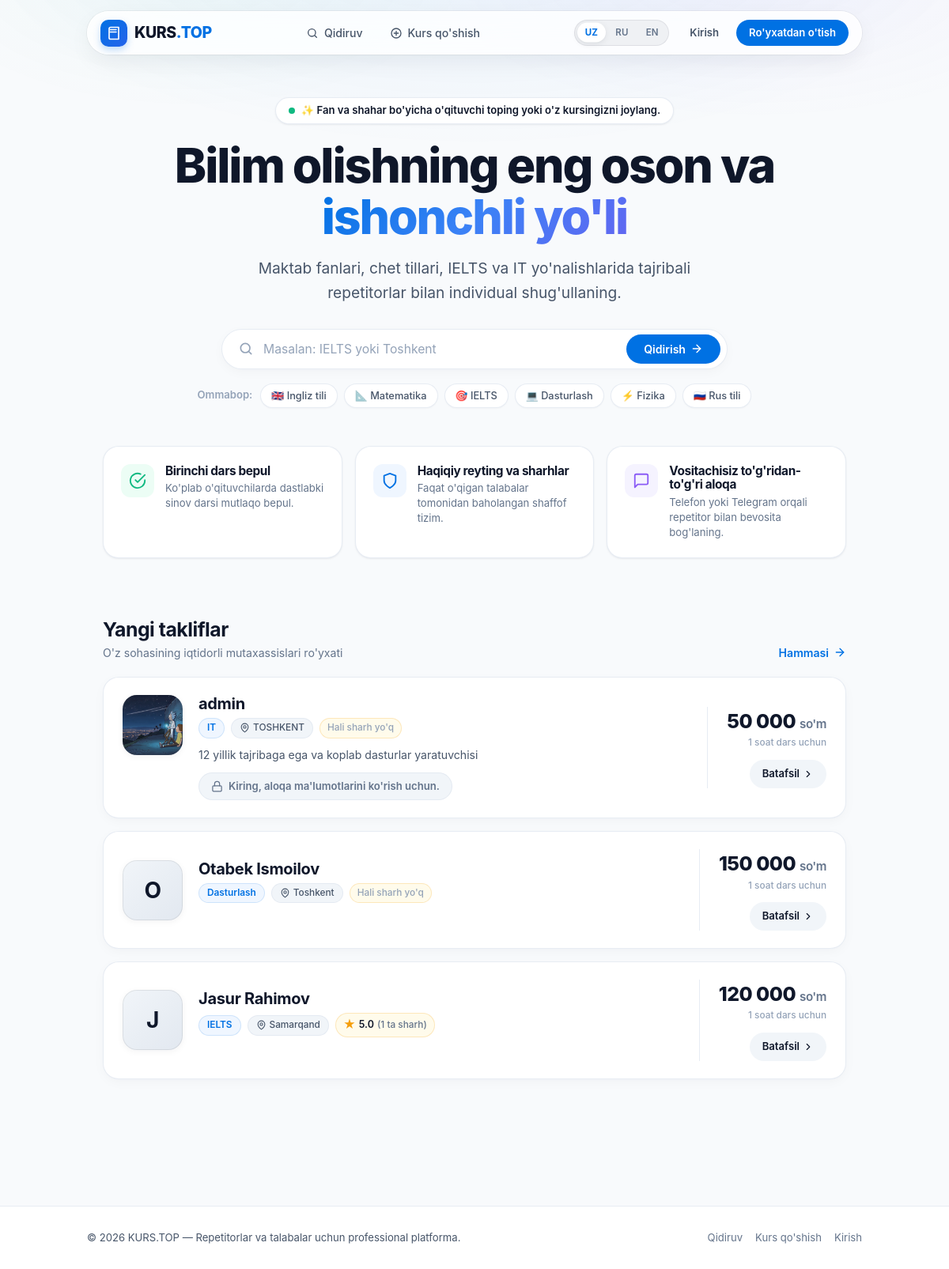
The page / on the database its author committed.
### tables this page shows
CREATE TABLE tutors (
            id INTEGER PRIMARY KEY AUTOINCREMENT,
            ism TEXT NOT NULL,
            fan TEXT NOT NULL,
            shahar TEXT NOT NULL,
            narx INTEGER NOT NULL
        , user_id INTEGER, telefon TEXT, tavsif TEXT, rasm TEXT, telegram TEXT, bepul_dars INTEGER DEFAULT 0, korishlar INTEGER DEFAULT 0);

### app.py (the view)
@app.route("/")
def bosh():
    con = db()
    tutors = con.execute(REYTING_SQL + " ORDER BY t.id DESC LIMIT 3").fetchall()
    con.close()
    return render_template("bosh.html", tutors=tutors)

### app.py (called while the page is built)
def joriy_til():
    til_kodi = session.get("lang")
    return til_kodi if til_kodi in ("ru", "en") else "uz"

def tr(key, **kw):
    juft = TR.get(key)
    if juft is None:
        return key
    matn = juft[TILLAR.index(joriy_til())]
    return matn.format(**kw) if kw else matn

def db():
    con = sqlite3.connect(DB)
    con.row_factory = sqlite3.Row
    return con

def csrf_token():
    if "csrf" not in session:
        session["csrf"] = secrets.token_hex(16)
    return session["csrf"]

def is_admin():
    return session.get("login") in ADMINLAR

@app.before_request
def csrf_himoya():
    if request.method == "POST" and not csrf_ok():
        return tr("csrf_xato"), 400

@app.context_processor
def umumiy():
    return dict(
        user=session.get("user_ism"),
        user_id=session.get("user_id"),
        admin=is_admin(),
        csrf=csrf_token(),
        tr=tr,
        lang=joriy_til(),
        static_version=STATIC_VERSION,
    )

### templates/bosh.html (shortened to what this page needs)
{% extends "base.html" %}
{% block content %}
<section class="hero-section">
  <div class="hero-content">
    <div class="hero-badge">
      <span class="badge-pulse"></span>
      <span class="badge-text">✨ {{ tr('bosh_p') }}</span>
    </div>
    <h1 class="hero-title">
      Bilim olishning eng oson va <span class="gradient-text">ishonchli yo'li</span>
    </h1>
    <p class="hero-subtitle">
      Maktab fanlari, chet tillari, IELTS va IT yo'nalishlarida tajribali repetitorlar bilan individual shug'ullaning.
    </p>
    <form class="hero-search-box" action="/qidiruv" method="get">
      <div class="search-input-group">
        <svg class="search-svg" viewBox="0 0 24 24" fill="none" stroke="currentColor" stroke-width="2" stroke-linecap="round" stroke-linejoin="round">
          <circle cx="11" cy="11" r="7"/><path d="m20 20-3.5-3.5"/>
        </svg>
        <input type="text" name="q" placeholder="{{ tr('qid_ph') }}" autocomplete="off">
      </div>
      <button type="submit" class="hero-search-btn">
        <span>{{ tr('qidirish') }}</span>
        <svg viewBox="0 0 24 24" fill="none" stroke="currentColor" stroke-width="2" stroke-linecap="round" stroke-linejoin="round"><path d="M5 12h14"/><path d="m12 5 7 7-7 7"/></svg>
      </button>
    </form>
    <div class="quick-category-chips">
      <span class="chips-label">Ommabop:</span>
      <a href="/qidiruv?q=Ingliz+tili" class="chip">🇬🇧 Ingliz tili</a>
      <a href="/qidiruv?q=Matematika" class="chip">📐 Matematika</a>
      <a href="/qidiruv?q=IELTS" class="chip">🎯 IELTS</a>
      <a href="/qidiruv?q=Dasturlash" class="chip">💻 Dasturlash</a>
      <a href="/qidiruv?q=Fizika" class="chip">⚡ Fizika</a>
      <a href="/qidiruv?q=Rus+tili" class="chip">🇷🇺 Rus tili</a>
    </div>
  </div>
  <div class="hero-features-grid">
    <div class="feature-card">
      <div class="feature-icon icon-emerald">
        <svg viewBox="0 0 24 24" fill="none" stroke="currentColor" stroke-width="2" stroke-linecap="round" stroke-linejoin="round"><path d="M22 11.08V12a10 10 0 1 1-5.93-9.14"/><polyline points="22 4 12 14.01 9 11.01"/></svg>
      </div>
      <div class="feature-text">
        <h3>{{ tr('bepul_dars') }}</h3>
        <p>Ko'plab o'qituvchilarda dastlabki sinov darsi mutlaqo bepul.</p>
      </div>
    </div>
    <div class="feature-card">
      <div class="feature-icon icon-blue">
        <svg viewBox="0 0 24 24" fill="none" stroke="currentColor" stroke-width="2" stroke-linecap="round" stroke-linejoin="round"><path d="M12 22s8-4 8-10V5l-8-3-8 3v7c0 6 8 10 8 10z"/></svg>
      </div>
      <div class="feature-text">
        <h3>Haqiqiy reyting va sharhlar</h3>
        <p>Faqat o'qigan talabalar tomonidan baholangan shaffof tizim.</p>
      </div>
    </div>
    <div class="feature-card">
      <div class="feature-icon icon-purple">
        <svg viewBox="0 0 24 24" fill="none" stroke="currentColor" stroke-width="2" stroke-linecap="round" stroke-linejoin="round"><path d="M21 15a2 2 0 0 1-2 2H7l-4 4V5a2 2 0 0 1 2-2h14a2 2 0 0 1 2 2z"/></svg>
      </div>
      <div class="feature-text">
        <h3>Vositachisiz to'g'ridan-to'g'ri aloqa</h3>
        <p>Telefon yoki Telegram orqali repetitor bilan bevosita bog'laning.</p>
      </div>
    </div>
  </div>
</section>
<section class="tutors-section">
  <div class="section-header">
    <div>
      <h2 class="section-title">{{ tr('yangi_takliflar') }}</h2>
      <p class="section-sub">O'z sohasining iqtidorli mutaxassislari ro'yxati</p>
    </div>
    <a href="/qidiruv" class="link-arrow">
      <span>{{ tr('hammasi') }}</span>
      <svg viewBox="0 0 24 24" fill="none" stroke="currentColor" stroke-width="2" stroke-linecap="round" stroke-linejoin="round"><path d="M5 12h14"/><path d="m12 5 7 7-7 7"/></svg>
    </a>
  </div>
  <div class="cards-stack">
    {% for t in tutors %}
      {% include "karta.html" %}
    {% endfor %}
  </div>
</section>
{% endblock %}

### templates/karta.html (shortened to what this page needs)
<article class="apple-card">
  <div class="card-main">
    <a href="/repetitor/{{ t.id }}" class="avatar-wrap" aria-label="{{ t.ism }}">
      {% if t.rasm %}
        <img class="avatar-img" src="/static/uploads/{{ t.rasm }}" alt="{{ t.ism }}" loading="lazy">
      {% else %}
        <div class="avatar-fallback">{{ t.ism[:1]|upper }}</div>
      {% endif %}
    </a>
    <div class="card-body">
      <div class="card-header-line">
        <h3 class="tutor-name">
          <a href="/repetitor/{{ t.id }}">{{ t.ism }}</a>
        </h3>
      </div>
      <div class="badges-row">
        <span class="badge-subject">{{ t.fan }}</span>
        <span class="badge-city">
          <svg viewBox="0 0 24 24" fill="none" stroke="currentColor" stroke-width="2" stroke-linecap="round" stroke-linejoin="round"><path d="M20 10c0 6-8 12-8 12s-8-6-8-12a8 8 0 0 1 16 0Z"/><circle cx="12" cy="10" r="3"/></svg>
          {{ t.shahar }}
        </span>
        <div class="rating-badge">
          {% if t.sharh_soni %}
            <span class="star-icon">★</span>
            <span class="rating-val">{{ t.reyting }}</span>
            <span class="rating-count">({{ tr('sharh_n', n=t.sharh_soni) }})</span>
          {% else %}
            <span class="no-rating">{{ tr('hali_sharh_yoq') }}</span>
          {% endif %}
        </div>
      </div>
      {% if t.tavsif %}
        <p class="tutor-bio">{{ t.tavsif[:130] }}{% if t.tavsif|length > 130 %}...{% endif %}</p>
      {% endif %}
      {% if t.telefon or t.telegram %}
        <div class="card-contacts">
          {% if user %}
            {% if t.telefon %}
              <a class="btn-contact btn-phone" href="tel:{{ t.telefon }}">
                <svg viewBox="0 0 24 24" fill="none" stroke="currentColor" stroke-width="2" stroke-linecap="round" stroke-linejoin="round"><path d="M22 16.92v3a2 2 0 0 1-2.18 2 19.79 19.79 0 0 1-8.63-3.07 19.5 19.5 0 0 1-6-6 19.79 19.79 0 0 1-3.07-8.67A2 2 0 0 1 4.11 2h3a2 2 0 0 1 2 1.72 12.84 12.84 0 0 0 .7 2.81 2 2 0 0 1-.45 2.11L8.09 9.91a16 16 0 0 0 6 6l1.27-1.27a2 2 0 0 1 2.11-.45 12.84 12.84 0 0 0 2.81.7A2 2 0 0 1 22 16.92z"/></svg>
                <span>{{ t.telefon[:4] }} {{ t.telefon[4:6] }} {{ t.telefon[6:9] }} {{ t.telefon[9:11] }} {{ t.telefon[11:] }}</span>
              </a>
            {% endif %}
            {% if t.telegram %}
              <a class="btn-contact btn-tg" href="https://t.me/{{ t.telegram }}" target="_blank" rel="noopener">
                <svg viewBox="0 0 24 24" fill="currentColor"><path d="M12 2C6.48 2 2 6.48 2 12s4.48 10 10 10 10-4.48 10-10S17.52 2 12 2zm4.64 6.8c-.15 1.58-.8 5.42-1.13 7.19-.14.75-.42 1-.68 1.03-.58.05-1.02-.38-1.58-.75-.88-.58-1.38-.94-2.23-1.5-.99-.65-.35-1.01.22-1.59.15-.15 2.71-2.48 2.76-2.69a.2.2 0 00-.05-.18c-.06-.05-.14-.03-.21-.02-.09.02-1.49.95-4.22 2.79-.4.27-.76.41-1.08.4-.36-.01-1.04-.2-1.55-.37-.63-.2-1.12-.31-1.08-.66.02-.18.27-.36.75-.55 2.92-1.27 4.86-2.11 5.83-2.52 2.78-1.16 3.35-1.36 3.73-1.36.08 0 .27.02.39.12.1.08.13.19.14.27-.01.06.01.24 0 .38z"/></svg>
                <span>Telegram</span>
              </a>
            {% endif %}
          {% else %}
            <a href="/kirish" class="btn-contact btn-locked">
              <svg viewBox="0 0 24 24" fill="none" stroke="currentColor" stroke-width="2" stroke-linecap="round" stroke-linejoin="round"><rect x="3" y="11" width="18" height="11" rx="2" ry="2"/><path d="M7 11V7a5 5 0 0 1 10 0v4"/></svg>
              <span>{{ tr('kiring') }}{{ tr('aloqa_korish') }}</span>
            </a>
          {% endif %}
        </div>
      {% endif %}
    </div>
  </div>
  <div class="card-side">
    <div class="price-container">
      <div class="price-amount">{{ '{:,}'.format(t.narx).replace(',', ' ') }} <span class="currency">{{ tr('som') }}</span></div>
      <div class="price-label">{{ tr('soat') }} dars uchun</div>
    </div>
    <a href="/repetitor/{{ t.id }}" class="btn-view-details">
      <span>Batafsil</span>
      <svg viewBox="0 0 24 24" fill="none" stroke="currentColor" stroke-width="2" stroke-linecap="round" stroke-linejoin="round"><path d="m9 18 6-6-6-6"/></svg>
    </a>
  </div>
</article>

### rows shown on the page
tutors: rasm (picture), ism "admin", fan "IT", shahar "TOSHKENT", tr "Hali sharh yo'q", tavsif "12 yillik tajribaga ega va koplab dasturlar yaratuvchisi", tr "Kiring", tr ", aloqa ma'lumotlarini ko'rish uchun.", narx "50 000", tr "so'm", tr "1 soat"
tutors: ism "O", ism "Otabek Ismoilov", fan "Dasturlash", shahar "Toshkent", tr "Hali sharh yo'q", narx "150 000", tr "so'm", tr "1 soat"
tutors: ism "J", ism "Jasur Rahimov", fan "IELTS", shahar "Samarqand", reyting "5.0", tr "1 ta sharh", narx "120 000", tr "so'm", tr "1 soat"

### other values the page prints
{{ tr('qidiruv') }} "Qidiruv"
{{ tr('kurs_qosh') }} "Kurs qo'shish"
{{ tr('kirish') }} "Kirish"
{{ tr('royxat') }} "Ro'yxatdan o'tish"
{{ tr('bosh_p') }} "Fan va shahar bo'yicha o'qituvchi toping yoki o'z kursingizni joylang."
{{ tr('qidirish') }} "Qidirish"
{{ tr('bepul_dars') }} "Birinchi dars bepul"
{{ tr('yangi_takliflar') }} "Yangi takliflar"
{{ tr('hammasi') }} "Hammasi"
